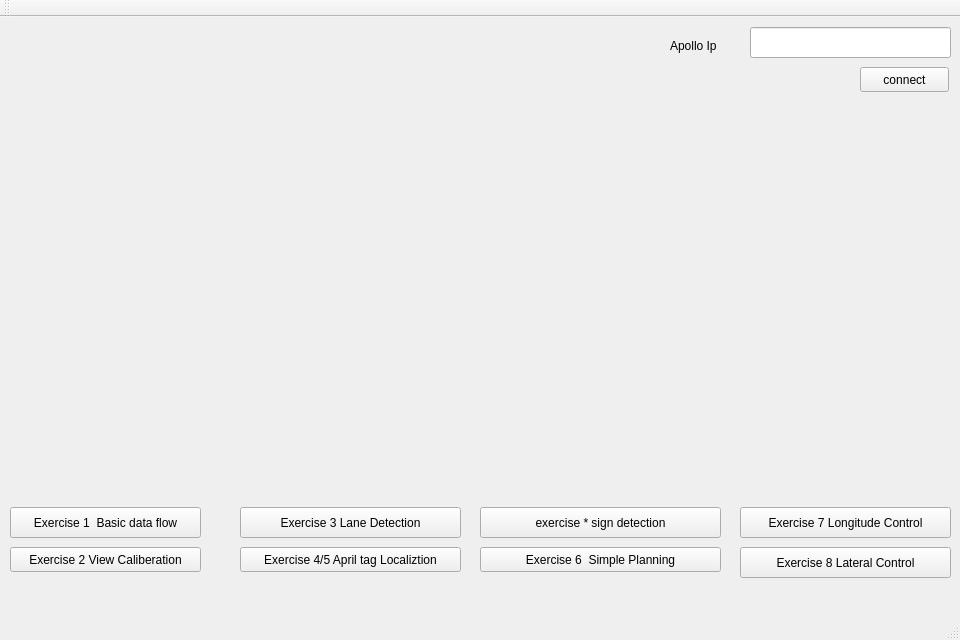
<?xml version="1.0" encoding="UTF-8"?>
<ui version="4.0">
 <class>MainWindow</class>
 <widget class="QMainWindow" name="MainWindow">
  <property name="geometry">
   <rect>
    <x>0</x>
    <y>0</y>
    <width>960</width>
    <height>640</height>
   </rect>
  </property>
  <property name="windowTitle">
   <string>MainWindow</string>
  </property>
  <widget class="QWidget" name="centralWidget">
   <widget class="QLineEdit" name="ssh_iplineEdit">
    <property name="geometry">
     <rect>
      <x>750</x>
      <y>10</y>
      <width>201</width>
      <height>31</height>
     </rect>
    </property>
   </widget>
   <widget class="QPushButton" name="pushButton">
    <property name="geometry">
     <rect>
      <x>860</x>
      <y>50</y>
      <width>89</width>
      <height>25</height>
     </rect>
    </property>
    <property name="text">
     <string>connect</string>
    </property>
   </widget>
   <widget class="QLabel" name="label">
    <property name="geometry">
     <rect>
      <x>670</x>
      <y>20</y>
      <width>67</width>
      <height>17</height>
     </rect>
    </property>
    <property name="text">
     <string>Apollo Ip</string>
    </property>
   </widget>
   <widget class="QLabel" name="label_2">
    <property name="geometry">
     <rect>
      <x>780</x>
      <y>50</y>
      <width>67</width>
      <height>17</height>
     </rect>
    </property>
    <property name="text">
     <string/>
    </property>
   </widget>
   <widget class="QWidget" name="widget" native="true">
    <property name="geometry">
     <rect>
      <x>10</x>
      <y>10</y>
      <width>640</width>
      <height>480</height>
     </rect>
    </property>
   </widget>
   <widget class="QPushButton" name="exercise1_pushButton">
    <property name="geometry">
     <rect>
      <x>10</x>
      <y>490</y>
      <width>191</width>
      <height>31</height>
     </rect>
    </property>
    <property name="text">
     <string>Exercise 1  Basic data flow</string>
    </property>
   </widget>
   <widget class="QPushButton" name="pushButton_2">
    <property name="geometry">
     <rect>
      <x>740</x>
      <y>490</y>
      <width>211</width>
      <height>31</height>
     </rect>
    </property>
    <property name="text">
     <string>Exercise 7 Longitude Control</string>
    </property>
   </widget>
   <widget class="QPushButton" name="pushButton_3">
    <property name="geometry">
     <rect>
      <x>740</x>
      <y>530</y>
      <width>211</width>
      <height>31</height>
     </rect>
    </property>
    <property name="text">
     <string>Exercise 8 Lateral Control</string>
    </property>
   </widget>
   <widget class="QPushButton" name="pushButton_4">
    <property name="geometry">
     <rect>
      <x>10</x>
      <y>530</y>
      <width>191</width>
      <height>25</height>
     </rect>
    </property>
    <property name="text">
     <string>Exercise 2 View Caliberation</string>
    </property>
   </widget>
   <widget class="QPushButton" name="pushButton_5">
    <property name="geometry">
     <rect>
      <x>240</x>
      <y>490</y>
      <width>221</width>
      <height>31</height>
     </rect>
    </property>
    <property name="text">
     <string>Exercise 3 Lane Detection</string>
    </property>
   </widget>
   <widget class="QPushButton" name="pushButton_6">
    <property name="geometry">
     <rect>
      <x>240</x>
      <y>530</y>
      <width>221</width>
      <height>25</height>
     </rect>
    </property>
    <property name="text">
     <string>Exercise 4/5 April tag Localiztion</string>
    </property>
   </widget>
   <widget class="QPushButton" name="pushButton_8">
    <property name="geometry">
     <rect>
      <x>480</x>
      <y>530</y>
      <width>241</width>
      <height>25</height>
     </rect>
    </property>
    <property name="text">
     <string>Exercise 6  Simple Planning</string>
    </property>
   </widget>
   <widget class="QPushButton" name="pushButton_9">
    <property name="geometry">
     <rect>
      <x>480</x>
      <y>490</y>
      <width>241</width>
      <height>31</height>
     </rect>
    </property>
    <property name="text">
     <string>exercise * sign detection</string>
    </property>
   </widget>
  </widget>
  <widget class="QMenuBar" name="menuBar">
   <property name="geometry">
    <rect>
     <x>0</x>
     <y>0</y>
     <width>960</width>
     <height>28</height>
    </rect>
   </property>
  </widget>
  <widget class="QToolBar" name="mainToolBar">
   <attribute name="toolBarArea">
    <enum>TopToolBarArea</enum>
   </attribute>
   <attribute name="toolBarBreak">
    <bool>false</bool>
   </attribute>
  </widget>
  <widget class="QStatusBar" name="statusBar"/>
 </widget>
 <layoutdefault spacing="6" margin="11"/>
 <resources/>
 <connections/>
</ui>
